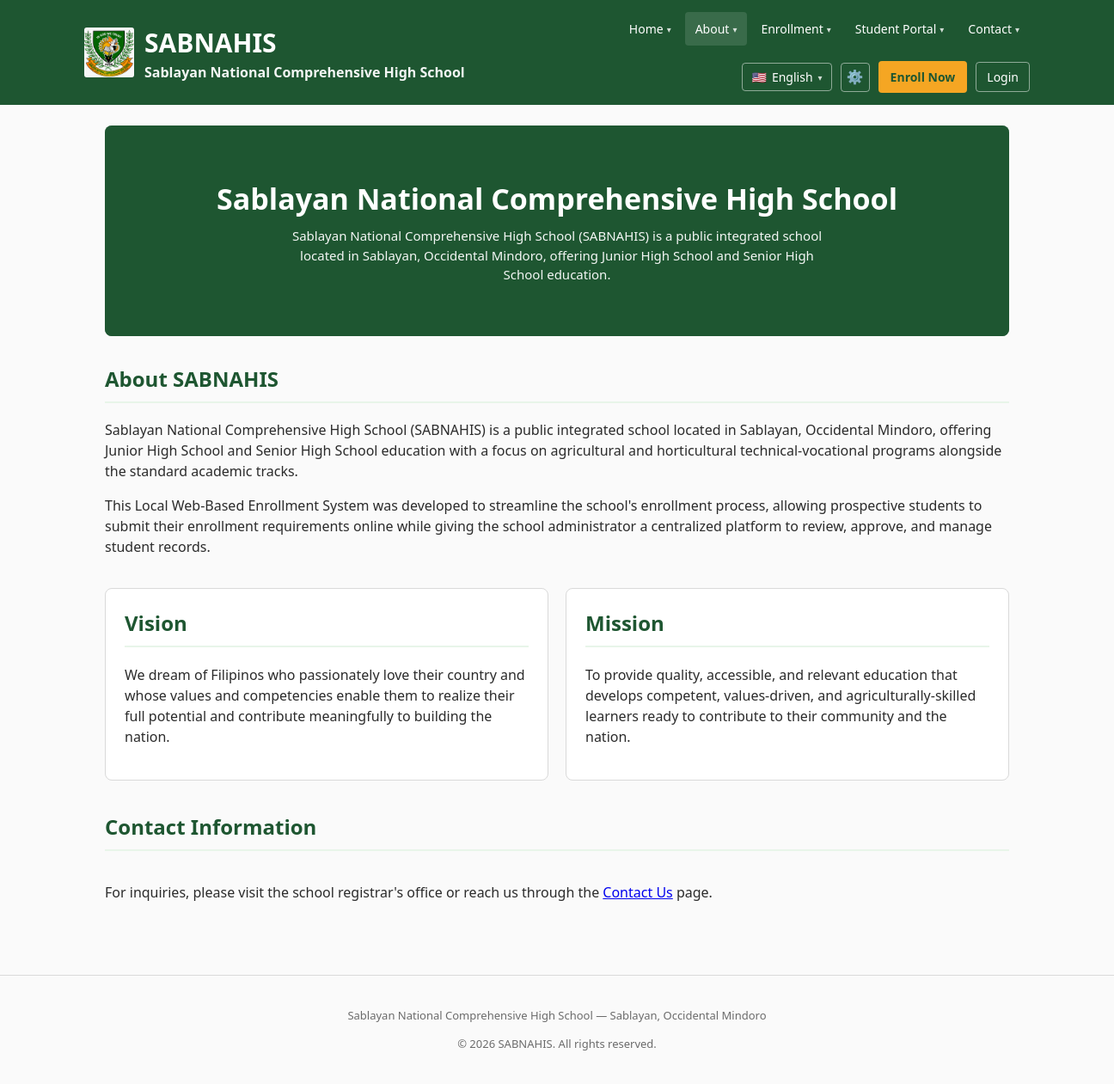
Page /about.php on the committed database.
### tables this page shows
CREATE TABLE about_school (
    id TINYINT UNSIGNED NOT NULL PRIMARY KEY DEFAULT 1,
    banner_image VARCHAR(255) NULL,
    logo_image VARCHAR(255) NULL,
    school_name VARCHAR(150) NULL,
    school_motto VARCHAR(255) NULL,
    short_description VARCHAR(500) NULL,
    about_title VARCHAR(150) NULL,
    about_description MEDIUMTEXT NULL,
    history_title VARCHAR(150) NULL,
    history_content MEDIUMTEXT NULL,
    history_image VARCHAR(255) NULL,
    vision MEDIUMTEXT NULL,
    mission MEDIUMTEXT NULL,
    principal_name VARCHAR(150) NULL,
    principal_title VARCHAR(20) NULL,
    principal_position VARCHAR(150) NULL,
    principal_photo VARCHAR(255) NULL,
    principal_message MEDIUMTEXT NULL,
    principal_signature VARCHAR(255) NULL,
    principal_email VARCHAR(150) NULL,
    principal_contact VARCHAR(50) NULL,
    principal_status ENUM('Active','Inactive','Draft') NOT NULL DEFAULT 'Active',
    contact_address VARCHAR(255) NULL,
    contact_telephone VARCHAR(50) NULL,
    contact_mobile VARCHAR(50) NULL,
    contact_email VARCHAR(150) NULL,
    contact_office_hours VARCHAR(150) NULL,
    contact_website VARCHAR(150) NULL,
    map_embed TEXT NULL,
    social_facebook VARCHAR(255) NULL,
    social_messenger VARCHAR(255) NULL,
    social_youtube VARCHAR(255) NULL,
    social_instagram VARCHAR(255) NULL,
    social_tiktok VARCHAR(255) NULL,
    updated_at TIMESTAMP NOT NULL DEFAULT CURRENT_TIMESTAMP ON UPDATE CURRENT_TIMESTAMP
);

### about.php (the view, shortened to what this page needs)
<?php
require_once __DIR__ . '/config/db.php';
require_once __DIR__ . '/includes/functions.php';
$about = [];
try {
    $about = $pdo->query('SELECT * FROM about_school WHERE id = 1')->fetch() ?: [];
} catch (PDOException $e) {
    $aboutTableMissing = true;
}
require_once __DIR__ . '/includes/site_header.php';
?>
<section class="about-hero" <?php if (!empty($about['banner_image'])): ?>style="background-image:url('<?php echo BASE_URL . 'uploads/' . urlencode($about['banner_image']); ?>');"<?php endif; ?>>
    <div class="about-hero-overlay">
        <h1><?php echo clean($about['school_name'] ?? SITE_NAME); ?></h1>
        <p class="about-hero-desc">
            <?php echo clean($about['short_description'] ?? 'Sablayan National Comprehensive High School (SABNAHIS) is a public integrated school located in Sablayan, Occidental Mindoro, offering Junior High School and Senior High School education.'); ?>
        </p>
    </div>
</section>
<section class="section about-content-block">
    <h2><?php echo clean($about['about_title'] ?? 'About SABNAHIS'); ?></h2>
    <?php if (!empty($about['about_description'])): ?>
        <div class="rich-content"><?php echo $about['about_description']; ?></div>
    <?php else: ?>
        <p>Sablayan National Comprehensive High School (SABNAHIS) is a public integrated school located in Sablayan,
           Occidental Mindoro, offering Junior High School and Senior High School education with a focus on
           agricultural and horticultural technical-vocational programs alongside the standard academic tracks.</p>
        <p>This Local Web-Based Enrollment System was developed to streamline the school's enrollment process, allowing
           prospective students to submit their enrollment requirements online while giving the school administrator a
           centralized platform to review, approve, and manage student records.</p>
    <?php endif; ?>
</section>
<section class="section">
    <div class="about-vm-grid">
        <div class="about-vm-card" id="vision">
            <h2>Vision</h2>
            <div class="rich-content">
                <?php echo $about['vision'] ?? '<p>We dream of Filipinos who passionately love their country and whose values and competencies enable them to realize their full potential and contribute meaningfully to building the nation.</p>'; ?>
            </div>
        </div>
        <div class="about-vm-card" id="mission">
            <h2>Mission</h2>
            <div class="rich-content">
                <?php echo $about['mission'] ?? '<p>To provide quality, accessible, and relevant education that develops competent, values-driven, and agriculturally-skilled learners ready to contribute to their community and the nation.</p>'; ?>
            </div>
        </div>
    </div>
</section>
<section class="section" id="contact">
    <h2>Contact Information</h2>
    <div class="about-contact-row">
        <ul class="about-contact-list">
            <?php if (empty($about['contact_address']) && empty($about['contact_email'])): ?>
                <li>For inquiries, please visit the school registrar's office or reach us through the <a href="contact.php">Contact Us</a> page.</li>
            <?php endif; ?>
        </ul>
    </div>
</section>
<?php require_once __DIR__ . '/includes/site_footer.php'; ?>

### assets/css/style.css (style rules this page uses)
:root { --green-dark: #1e5631; --green: #2e7d32; --green-light: #e8f5e9; --gold: #f5a623; --text: #2b2b2b; --muted: #6b6b6b; --border: #d9d9d9; --danger: #c62828; --bg-page: #fafafa; --bg-card: #ffffff; --bg-input: #ffffff; --bg-hover: #f4f4f4; --bg-subtle: #f0f0f0; --success-bg: #e6f4ea; --success-text: #1e5631; --success-border: #b7dfc0; --error-bg: #fdecea; --error-border: #f5c6cb; }
* { box-sizing: border-box; }
body { margin: 0; font-family: 'Segoe UI', Arial, sans-serif; color: var(--text); background: var(--bg-page); line-height: 1.5; transition: background-color .15s ease, color .15s ease; }
html { scroll-padding-top: 90px; }
[id] { scroll-margin-top: 90px; }
.section { margin-bottom: 36px; }
.section h2 { color: var(--green-dark); border-bottom: 2px solid var(--green-light); padding-bottom: 8px; }
.about-hero { background-color: var(--green-dark); background-size: cover; background-position: center; border-radius: 8px; margin-bottom: 32px; overflow: hidden; }
.about-hero-overlay { background: linear-gradient(180deg, rgba(30,86,49,0.55), rgba(30,86,49,0.85)); color: #fff; text-align: center; padding: 60px 24px; }
.about-hero h1 { margin: 0 0 6px; font-size: 34px; }
.about-hero-desc { max-width: 640px; margin: 0 auto; font-size: 15px; opacity: 0.95; }
.rich-content p:first-child { margin-top: 0; }
.about-vm-grid { display: grid; grid-template-columns: repeat(auto-fit, minmax(280px, 1fr)); gap: 20px; }
.about-vm-card { background: var(--bg-card); border: 1px solid var(--border); border-radius: 8px; padding: 22px; }
.about-vm-card h2 { margin-top: 0; }
.about-contact-row { display: flex; gap: 24px; flex-wrap: wrap; align-items: stretch; }
.about-contact-list { list-style: none; padding: 0; flex: 1 1 280px; }
.about-contact-list li { margin-bottom: 8px; }

### rows in the picture
about_school: school_name "Sablayan National Comprehensive High School", short_description "Sablayan National Comprehensive High School (SABNAHIS) is a public integrated school located in Sablayan, Occidental Mindoro, offering Junior High School and Senior High School education.", about_title "About SABNAHIS", vision "We dream of Filipinos who passionately love their country and whose values and competencies enable them to realize their full potential and contribute meaningfully to building the nation.", mission "To provide quality, accessible, and relevant education that develops competent, values-driven, and agriculturally-skilled learners ready to contribute to their community and the nation."

### other values in the picture
SITE_SHORT_NAME "SABNAHIS"
SITE_NAME "Sablayan National Comprehensive High School"
